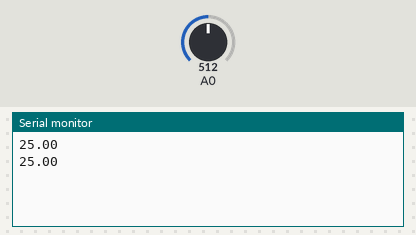
Simulated run of this sketch. Board: Arduino Uno, built with avr-gcc and run on an emulated ATmega328P. Parts: the last lines printed to the serial monitor. Inputs (shaded band) come from the test bench; at power-on: A0 = 512.

Above: at 2.8 s.
2.9 s: A0 set to 0
At 4.5 s:
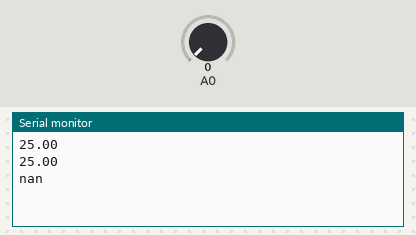
7.5 s: A0 set to 122
At 8.7 s:
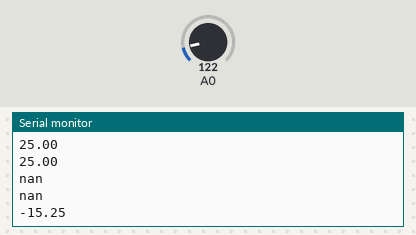

The sketch:

Router_code.ino
```cpp
#include <math.h>
#include <SoftwareSerial.h>
SoftwareSerial XBee(2,3);

double Temp;

void setup()
{
  Serial.begin(9600);

}

double temp_calc(int anal_value)
{
 Temp = log(((10240000/anal_value) - 10000));
 Temp = 1 / (0.001129148 + (0.000234125 + (0.0000000876741 * Temp * Temp ))* Temp );
 Temp = Temp - 273.15;
 return Temp;
}

void loop()
{
  int val;
  val=analogRead(0);
  Temp=temp_calc(val);
  Serial.println(Temp);
  //Serial.print(Temp);
  delay(2000);
 }
```

Measured:
- after the input at 2.9 s, the serial monitor: prints a new line after 1.1 s (image 1)
- after the input at 7.5 s, the serial monitor: prints a new line after 0.50 s (image 2)
